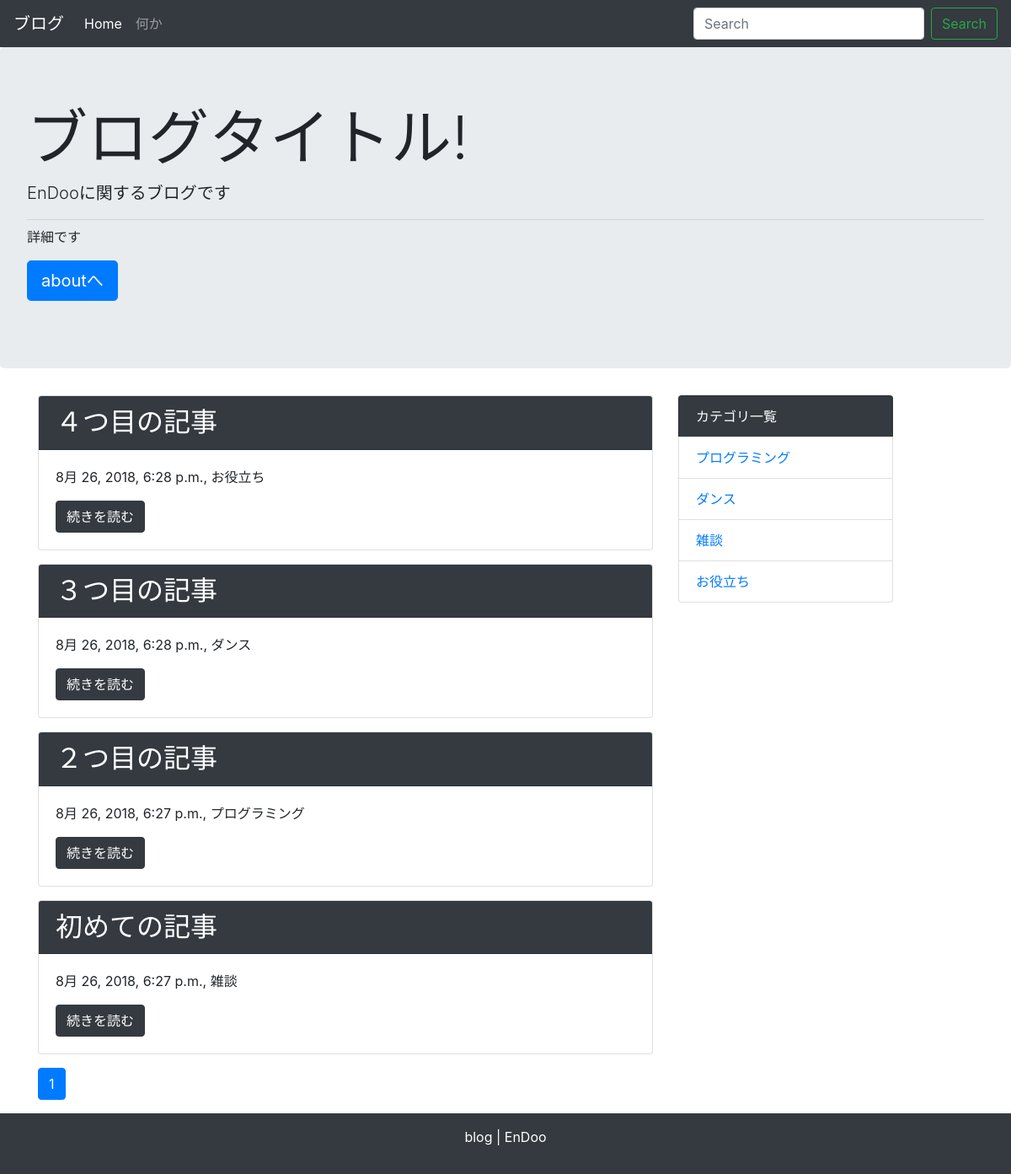
The page / on the database its author committed.
### blog/models.py (models this page shows, shortened)
class Post(models.Model):
    title = models.CharField('タイトル', max_length=255)
    text = models.TextField('本文')
    created_at = models.DateTimeField('作成日', default=timezone.now)
    category = models.ForeignKey(Category, verbose_name='カテゴリ', on_delete=models.PROTECT)

class Category(models.Model):
    name = models.CharField('カテゴリ名', max_length=255)
    created_at = models.DateTimeField('作成日', default=timezone.now)
    def __str__(self):
        return self.name

### blog/views.py (the view)
# urls.py: path('', views.IndexView.as_view(), name='index'),
class IndexView(generic.ListView):
    model = Post
    paginate_by = 10
    def get_queryset(self):
        queryset = Post.objects.order_by('-created_at')
        keyword = self.request.GET.get('keyword')
        if keyword:
            queryset = queryset.filter(
                Q(title__icontains=keyword) | Q(text__icontains=keyword)
            )
        return queryset

### blog/context_processors.py (called while the page is built)
def common(request):
    context = {
        'category_list': Category.objects.all(),
    }
    return context

### blog/templatetags/mytag.py (called while the page is built)
@register.simple_tag
def url_replace(request, field, value):
    url_dict = request.GET.copy()
    url_dict[field] = value
    return url_dict.urlencode()

### blog/templates/blog/post_list.html
<!doctype html>
{% extends 'blog/base.html' %}
{% block content %}
{% for post in post_list %}
  <div class="card mb-3">
    <h2 class="card-header bg-dark text-white">{{ post.title }}</h2>
    <div class="card-body">
      <p>{{ post.created_at }}, {{ post.category }}</p>
      <a href="{% url 'blog:detail' post.pk %}" class="btn btn-dark">続きを読む</a>
    </div>
  </div>
{% endfor %}
{% include 'blog/page.html' %}
{% endblock %}

### blog/templates/blog/base.html (shortened to what this page needs)
<!doctype html>
<html lang="ja">
  <head>
    <link rel="stylesheet" href="https://maxcdn.bootstrapcdn.com/bootstrap/4.0.0-beta.2/css/bootstrap.min.css">
  </head>
  <body>
    <nav class="navbar navbar-expand-lg navbar-dark bg-dark">
      <a class="navbar-brand" href="#">ブログ</a>
      <div class="collapse navbar-collapse" id="navbarSupportedContent">
        <ul class="navbar-nav mr-auto">
          <li class="nav-item active">
            <a class="nav-link" href="{% url 'blog:index' %}">Home</a>
          </li>
          <li class="nav-item">
            <a class="nav-link" href="#!">何か</a>
          </li>
        </ul>
        <form class="form-inline my-2 my-lg-0" method="GET" action="{% url 'blog:index' %}">
          <input class="form-control mr-sm-2" type="text" placeholder="Search" aria-label="Search" name="keyword">
          <button class="btn btn-outline-success my-2 my-sm-0" type="submit">Search</button>
        </form>
      </div>
    </nav>
    <div class="jumbotron">
      <h1 class="display-3">ブログタイトル!</h1>
      <p class="lead">EnDooに関するブログです</p>
      <hr class="my-2">
      <p>詳細です</p>
      <p class="lead">
        <a class="btn btn-primary btn-lg" href="#!" role="button">aboutへ</a>
      </p>
    </div>
    <div class="container">
      <div class="row">
        <div class="col-md-8">
          {% block content %}
          {% endblock %}
        </div>
        <div class="col-md-3">
          <ul class="list-group">
            <li class="list-group-item bg-dark text-white">カテゴリ一覧</li>
            {% for category in category_list %}
              <li class="list-group-item"><a href="{% url 'blog:category' category.pk %}">{{ category }}</a></li>
            {% endfor %}
          </ul>
        </div>
      </div>
    </div>
    <footer class="bg-dark text-white text-center py-3">
      <p>blog | EnDoo</p>
    </footer>
  </body>
</html>

### blog/templates/blog/page.html (shortened to what this page needs)
<!doctype html>
{% load mytag %}
<nav aria-label="Page navigation">
  <ul class="pagination">
      {% for link_page in page_obj.paginator.page_range %}
        {% if link_page == page_obj.number %}
          <li class="page-item active">
            <a class="page-link" href="?{% url_replace request 'page' link_page %}">
              {{ link_page }}
            </a>
          </li>
        {% else %}
          <li class="page-item">
            <a class="page-link" href="?{% url_replace request 'page' link_page %}">
              {{ link_page }}
            </a>
          </li>
        {% endif %}
      {% endfor %}
  </ul>
</nav>

### rows shown on the page
Post: title "４つ目の記事", created_at "8月 26, 2018, 6:28 p.m.", category "お役立ち"
Post: title "３つ目の記事", created_at "8月 26, 2018, 6:28 p.m.", category "ダンス"
Post: title "２つ目の記事", created_at "8月 26, 2018, 6:27 p.m.", category "プログラミング"
Post: title "初めての記事", created_at "8月 26, 2018, 6:27 p.m.", category "雑談"
Category: name "プログラミング"
Category: name "ダンス"
Category: name "雑談"
Category: name "お役立ち"

### other values the page prints
{{ link_page }} "1"
